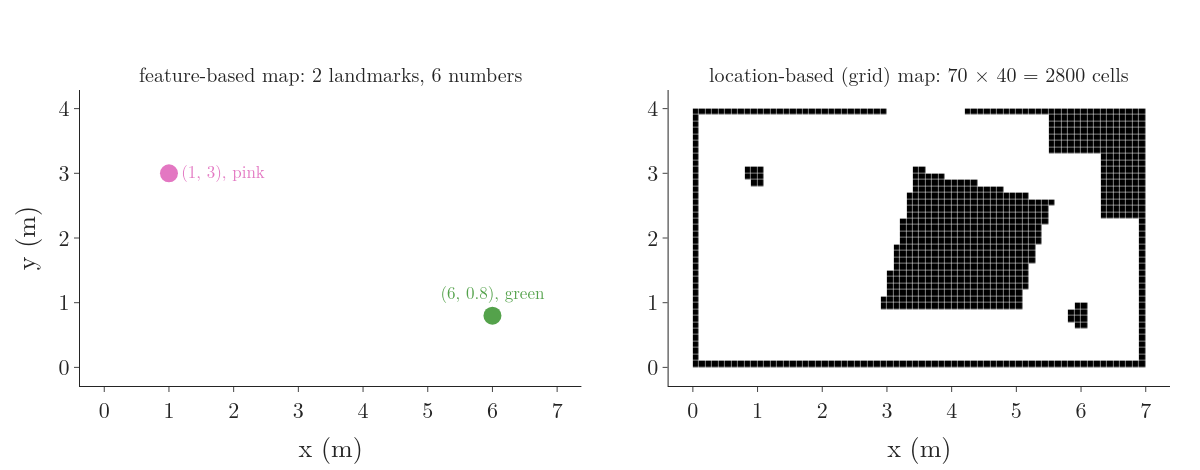

Write the Python code that produced this figure.
"""The same room as a feature-based map (a list of landmarks: position and signature) and as a location-based grid map
(every 0.1 m cell marked occupied or free). Run: python map_types.py -> map_types.png"""
from pathlib import Path

import numpy as np
import plotly.graph_objects as go
from gifkit import BLUE, FONT, GREEN, GREY
from plotly.subplots import make_subplots
from roommap import H, POLES, W, bitmap

here = Path(__file__).parent
PINK = "#E377C2"
cell = 0.1
B = bitmap(cell, sub=4)
ny, nx = B.shape
assert (nx, ny) == (70, 40)
fig = make_subplots(rows=1, cols=2, horizontal_spacing=0.08,
                    subplot_titles=["feature-based map: 2 landmarks, 6 numbers",
                                    f"location-based (grid) map: {nx} × {ny} = {nx * ny} cells"])
for name, (px, py), col in [("pink", POLES["pink"], PINK), ("green", POLES["green"], GREEN)]:
    fig.add_trace(go.Scatter(x=[px], y=[py], mode="markers+text", marker=dict(size=18, color=col),
                             text=[f"({px:g}, {py:g}), {name}"], textposition="middle right" if px < 3 else "top center",
                             textfont=dict(size=17, color=col)), 1, 1)
fig.add_shape(type="rect", x0=0, y0=0, x1=W, y1=H, line=dict(color=GREY, dash="dot"), fillcolor="rgba(0,0,0,0)", row=1, col=1)
# grid map: border walls drawn as occupied cells too
G = B.copy()
G[0, :] = G[-1, :] = G[:, 0] = G[:, -1] = 1
G[-1, 30:42] = 0                                            # door gap 3.0-4.2 m
fig.add_trace(go.Heatmap(z=G, x0=cell / 2, dx=cell, y0=cell / 2, dy=cell, colorscale=[[0, "white"], [1, "black"]],
                         showscale=False, xgap=0.5, ygap=0.5), 1, 2)
for c in (1, 2):
    fig.update_xaxes(range=[-0.2, 7.2], dtick=1, title="x (m)", row=1, col=c)
    fig.update_yaxes(range=[-0.2, 4.2], dtick=1, scaleanchor=f"x{c if c > 1 else ''}", row=1, col=c)
fig.update_yaxes(title="y (m)", row=1, col=1)
fig.update_layout(template="simple_white", width=1200, height=470, font=FONT, showlegend=False,
                  margin=dict(l=80, r=30, t=90, b=70))
fig.update_annotations(font_size=20)
fig.write_image(here / "map_types.png")
print("occupied cells:", int(G.sum()), "of", G.size)
